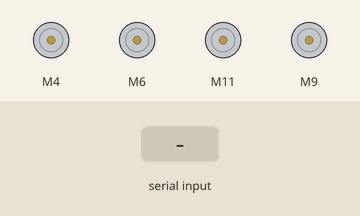
Recording of a sketch running on a simulated Arduino Uno, built with avr-gcc and run on an emulated ATmega328P. Parts: 4 × DC motor (green arrow = forward, orange = backward, longer = faster). Inputs (shaded band) come from the test bench.

Above: at 1.2 s.
1.3 s: "30,150,10\n" received over Serial
At 2.5 s:
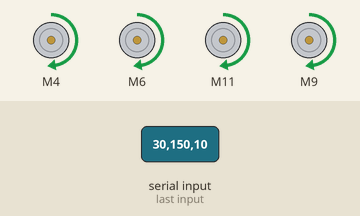
2.8 s: "90,45,200\n" received over Serial
At 5.1 s:
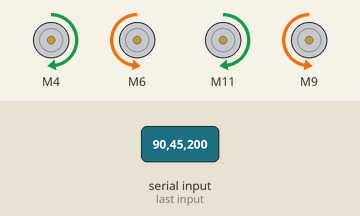
5.8 s: "1\n" received over Serial
At 8.3 s:
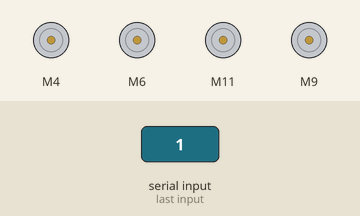
8.8 s: "30,150\n" received over Serial
At 11.0 s:
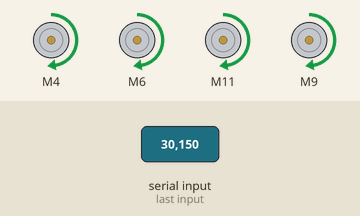
11.3 s: "0\n" received over Serial
At 13.7 s:
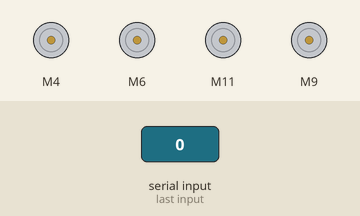
Timing chart, 0 to 15.2 s (numbered marks = the images above; inputs shaded):
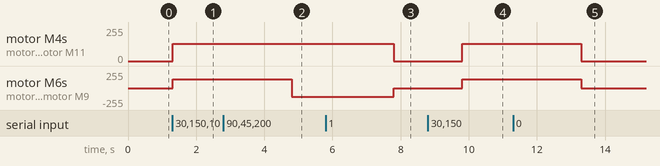

Measured:
- after the input at 1.3 s, motor M4, motor M6, motor M11, motor M9: stopped → forward 128/255 at once
- after the input at 2.8 s, motor M4, motor M11: stays forward 128/255 (without the input it goes to stopped after 1.5 s); motor M6, motor M9: forward 128/255 → backward 128/255 after 2.0 s
- after the input at 5.8 s, motor M4, motor M11: forward 128/255 → stopped after 2.0 s; motor M6, motor M9: backward 128/255 → stopped after 2.0 s
- after the input at 8.8 s, motor M4, motor M6, motor M11, motor M9: stopped → forward 128/255 after 1.0 s
- after the input at 11.3 s, motor M4, motor M6, motor M11, motor M9: forward 128/255 → stopped after 2.0 s

The sketch:

motorCodeTest.ino
```cpp
#include "CytronMotorDriver.h"

const long heartbeat = 3000;
unsigned long premillis = 0;

// Pins were pre-determined on the Figma already so I just copied those pins.
CytronMD motor1(PWM_DIR, 4, 7); // Motor 1. PWM pin is 8, DIR pin is 5
CytronMD motor2(PWM_DIR, 6, 3);   // Motor 2. PWM pin is 9, DIR pin is 4
CytronMD motor3(PWM_DIR, 11, 12);   // Motor 3. PWM pin is 10, DIR pin is 3
CytronMD motor4(PWM_DIR, 9, 13);   // Motor 4. PWM pin is 11, DIR pin is 2

void setup() {
  Serial.begin(9600);
}

void loop() {
  // My big ol encompassing if statement that checks to see if the serial connection has any data coming through.
  if(Serial.available() > 0){

    int x = Serial.parseInt();
    int y = Serial.parseInt();
    int align = Serial.parseInt();

    if( ( -20 < x && x < 20) && ( -20 < y && y < 20) ){ // deadzone stop
      motorSpeed(0, 0, 0, 0);
    }
    if( (-45 < x && x < 45) && (y > 45) ){ // straight forward
      motorSpeed(128, 128, 128, 128);
    }
    if( (-45 < x && x < 45) && (y < -45) ){ // straight backwards
      motorSpeed(-128, -128, -128, -128);
    }
    if(align == 1){
      if( (x > 45) && (-45 < y && y < 45) ){ // sideways right
        motorSpeed(128, -128, -128, 128);
      }
      if( (x < -45) && (-45 < y && y < 45) ){ // sideways left
        motorSpeed(-128, 128, 128, -128);
      }
    }
    if(align == 0){
      if( (x > 45) && (-45 < y && y < 45) ){ // spin right
        motorSpeed(128, -128, 128, -128);
      }
      if( (x < -45) && (-45 < y && y < 45) ){ // spin left
        motorSpeed(-128, 128, -128, 128);
      }
    }
//    if(){ // diagonal right
//      motorSpeed(128, 0, 0, 128);
//    }
//    if(){ // diagonal left
//      motorSpeed(0, 128, 128, 0);
//    }
//    if(){ // diagonal back-right
//      motorSpeed(-128, 0, 0, -128);
//    }
//    if(){ // diagonal back-left
//      motorSpeed(0, -128, -128, 0);
//    }
//    if(){ // concerning right
//      motorSpeed(128, 0, 128, 0);
//    }
//    if(){ // concerning left
//      motorSpeed(0, 128, 0, 128);
//    }
//    if(){ // turn around right
//      motorSpeed(128, -128, 128, -128);
//    }
//    if(){ // turn around left
//      motorSpeed(-128, 128, -128, 128);
//    }
//    if(){ // stop
//      motorSpeed(0, 0, 0, 0);
//    }
  }
}
void motorSpeed(int motorSpeed1, int motorSpeed2, int motorSpeed3, int motorSpeed4){
  motor1.setSpeed(motorSpeed1);
  motor2.setSpeed(motorSpeed2);
  motor3.setSpeed(motorSpeed3);
  motor4.setSpeed(motorSpeed4);
}
```
